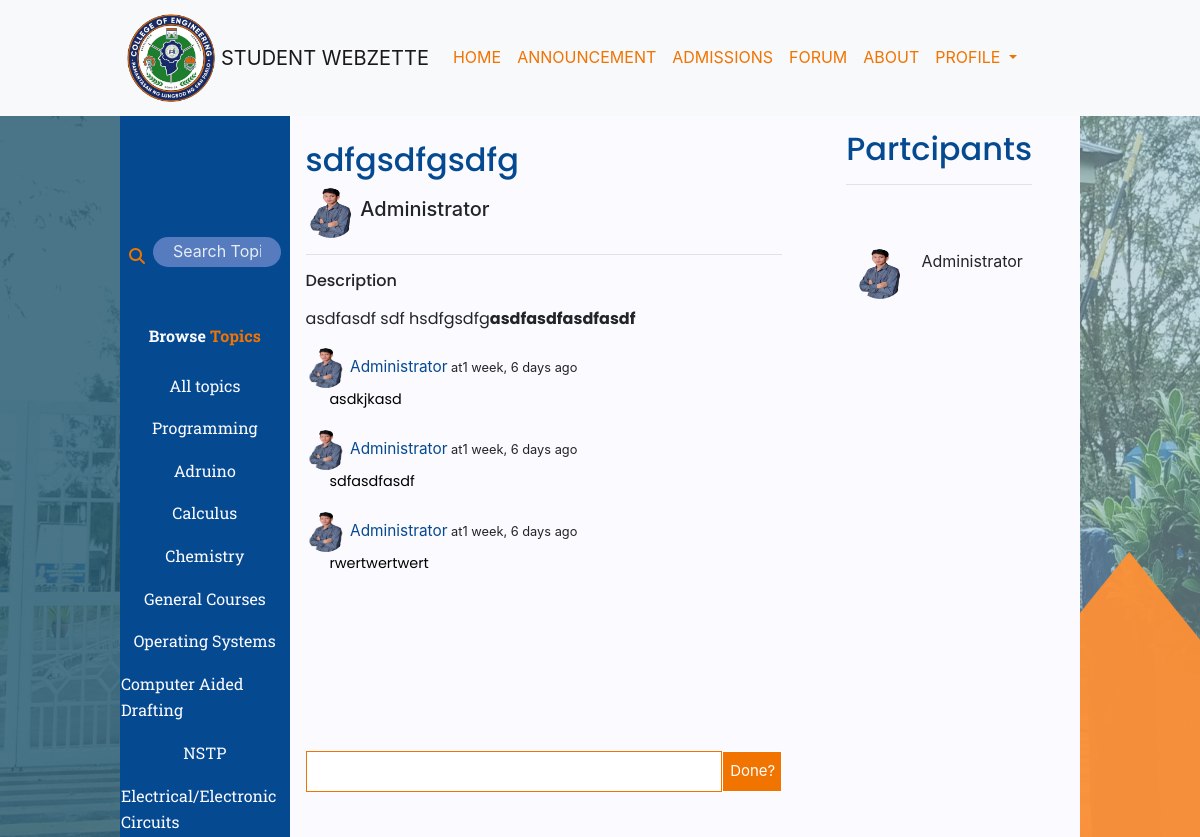
Screenshot of /room/18/ (signed in) with the database file from the repository.
### base/models.py (models this page shows, shortened)
class Topic(models.Model):
    name = models.CharField(max_length=200)

class Room(models.Model):
    host =  models.ForeignKey(User, on_delete = models.SET_NULL, null=True)
    topic = models.ForeignKey(Topic, on_delete = models.SET_NULL, null=True) #this is the syntax we used to connect two different things
    name = models.TextField(max_length=200, null=True)
    description = RichTextField(blank = True, null=True)
    participants = models.ManyToManyField(User, related_name = 'participants', blank=True)
    updated = models.DateTimeField(auto_now = True)  #when did you update this
    created = models.DateTimeField(auto_now_add=True) #when did we create the room
    class Meta:
        ordering = ['-updated', '-created']     #to sort the things out so that the newest is always in the top

class User(AbstractUser):
    name = models.CharField(max_length=200, null = True)
    email = models.EmailField( unique= True, null=True)
    bio = models.TextField(null=True)
    student_number = models.CharField(max_length=10,null=True)
    avatar = models.ImageField(null = True, default="default-dp.jpg", upload_to="user/")
    USERNAME_FIELD = 'email'
    REQUIRED_FIELDS = []
    def __str__(self):
        return str(self.username)

class Message(models.Model):
    user = models.ForeignKey(User, on_delete=models.CASCADE)
    room = models.ForeignKey(Room, on_delete = models.CASCADE)
    body = models.TextField() #leave it alone if you want the user to add some value
    updated = models.DateTimeField(auto_now = True)  #when did you update this
    created = models.DateTimeField(auto_now_add=True) #when did we create the room

### base/views.py (the view, shortened to what this page needs)
# urls.py: path('room/<str:pk>/', views.room, name = "room"), #primary key =>>pk passing in the id in the url
@login_required(login_url = 'login')
def room(request, pk):  # Pk is primary key
    topics = Topic.objects.all()
    room = Room.objects.get(id = pk )
    room_messages = room.message_set.all().order_by('created')
    participants = room.participants.all()
    context = {'room': room, 'room_messages': room_messages, 'participants': participants, 'topics': topics}
    return  render(request, 'base/room.html', context)

### base/templates/base/room.html (shortened to what this page needs)
{% extends 'main.html'%}
{%block content%}
<div class="room-overall-container">
    <div class="room-container">
        <div class="forum-sidebar-left room-left room-first-row">
            <div class="forum-search-box">
                <div class="forum-search-btn">
                    <i class="fa-solid fa-magnifying-glass"></i>
                </div>
                <form method="GET" action="{% url 'forum' %}" autocomplete="off">
                    <input type="text" class="input-search" name="q" placeholder="Search Topics" />
                </form>
            </div>
            <div class="forum-browse">
                <h3>Browse <span class="orange">Topics</span> </h3>
            </div>
            <div class="forum-topic-contents">
                <div class="all-topic">
                    <a href="{% url 'forum' %}">All topics</a>
                </div>
                {% for topic in topics %}
                <div class="forumLinks">
                    <a href="{% url 'forum' %}?q={{topic.name}}">{{topic.name}}</a>
                </div>
                {% endfor %}
            </div>
        </div>
        <div class="discussion-part">
            <div class="discussions">
                <div class="title-fixed">
                    <h1 class="title-room darkblue">{{room.name}}</h1>
                    <div>
                        <img class="dp-big" src="{{room.host.avatar.url}}" alt="">
                        <h5>{{room.host}}</h5>
                    </div>
                    <hr>
                </div>
                <div class="scroll-able">
                    <div class="title description">
                        <h6>Description</h6>
                        <p class="orange description">{{room.description|safe}}</p>
                    </div>
                    <div class="comment-wrapper">
                        {% for message in room_messages %}
                        <div>
                            <img src="{{message.user.avatar.url}}" alt="" width="40px" height="40px"
                                style="border-radius: 50%;">
                            <small><span>{{message.user}}</span> at{{message.created|timesince}} ago</small>
                            <p class="forum-font message-margin">{{message.body}}</p>
                        </div>
                        {%endfor%}
                    </div>
                </div>
                {% if request.user.is_authenticated%}
                <div class="sticky-message">
                    <form method='POST' action="">
                        <div class="comment-form">
                            <input class="yourmessage" type="text" name="body" id=""
                                placeholder="Write your message here..." autocomplete="off">
                            <button class="button-5 btn5" type="submit"><span class="text">Done?</span>
                                <span>Click</span></button>
                        </div>
                    </form>
                </div>
                {% endif %}
            </div>
        </div>
        <div class="room-right">
            <div class="participants-section">
                <div class="title-fixed">
                    <h1 class="title-room darkblue">Partcipants</h1>
                     <hr>
                </div>
                <div class="participants-lists">
                    {% for user in participants %}
                <div>
                    <img class="img" src="{{user.avatar.url}}" alt="" height="50px" width="50px"
                        style="border-radius: 50%;">
                    <p>{{user.username}}</p>
                </div>
                {%endfor%}
                </div>
            </div>
        </div>
    </div>
</div>
{%endblock%}

### static/styles/main.css (style rules this page uses)
html { scroll-behavior: smooth; }
:root { --lm-light-color: #fbfafe; --lm-dark-color: #054a91; --lm-accent-color: #f17300; --ff-body: 'Roboto Slab', serif; --ff-title: 'Roboto Condensed', sans-serif; --ff-subtitle: 'Poppins', sans-serif; --fs-body: 1em; --fs-title: 2em; --fs-subtitle-1: 1.25em; --fs-subtitle-2: 1.1em; --fs-subtitle-3: 1em; --fs-subtitle-4: 0.95em; }
.img { height: 50px; width: 50px; border-radius: 50%; }
* { box-sizing: border-box; line-height: 1.6; padding: 0; margin: 0; }
.main-body { background-image: url('../images/bg-main.png'); background-repeat: no-repeat; background-attachment: fixed; background-size: 100% 100%; }
.orange { color: var(--lm-accent-color); }
.darkblue { color: var(--lm-dark-color); }

### static/styles/forum.css (style rules this page uses)
:root { --lm-light-color: #fbfafe; --lm-dark-color: #054a91; --lm-accent-color: #f17300; --ff-body: 'Roboto Slab', serif; --ff-title: 'Roboto Condensed', sans-serif; --ff-subtitle: 'Poppins', sans-serif; --fs-body: 2em; --fs-title: 3em; --fs-subtitle-1: 1.25em; --fs-subtitle-2: 2em; --fs-subtitle-3: 1.5em; --fs-subtitle-4: 1.1em; --fs-very-small: 0.9em }
* { box-sizing: border-box; margin: 0; padding: 0; }
h3 { letter-spacing: 1px; }
.darkblue { color: var(--lm-dark-color); }
.title { font-family: var(--ff-title); font-size: var(--fs-title); }
.forum-search-box { background-color: var(--lm-darker-color); position: relative; padding: 0.5em; border-radius: 50px; display: flex; justify-content: center; align-items: center; }
.forum-search-box .forum-search-btn { width: 1em; height: 1em; border-radius: 50%; display: block; justify-content: center; align-items: center; color: var(--lm-accent-color); margin-right: 0.5em; cursor: pointer; position: relative; }
.forum-search-box .input-search { outline: none; border: 0; background-color: #5f81c4; opacity: 1; color: white; padding: 15px 20px; width: 100%; height: 1em; border-radius: 50px; opacity: 0.9; }
::placeholder { color: white; }
.orange { color: var(--lm-accent-color); }
.forum-sidebar-left { height: 100%; z-index: 11111; padding-top: 7em; position: sticky; top: 7em; display: flex; flex-direction: column; gap: 3em; align-items: center; background-color: var(--lm-dark-color); border: 1px solid rgba(5, 74, 145, 0.325); }
.forum-browse h3 { font-family: var(--ff-body); font-style: normal; font-size: var(--fs-subtitle1); color: var(--lm-light-color); font-weight: bold; text-align: center; letter-spacing: 0.005em }
.forum-topic-contents { margin-top: -2em; display: flex; flex-direction: column; gap: 1em; align-items: center; justify-content: center; }
.forum-topic-contents div a { color: var(--lm-light-color); font-family: var(--ff-body); font-size: var(--fs-subtitle2); }
.button-5 { position: relative; overflow: hidden; border: 1px solid white; color: white; display: inline-block; font-size: 15px; line-height: 15px; padding: 18px 18px 17px; text-decoration: none; cursor: pointer; background: var(--lm-accent-color); user-select: none; -webkit-user-select: none; touch-action: manipulation; }
.button-5 span:first-child { position: relative; transition: color 600ms cubic-bezier(0.48, 0, 0.12, 1); z-index: 10; }
.button-5:after { content: ""; position: absolute; bottom: -50%; left: 0; width: 100%; height: 100%; background-color: var(--lm-dark-color); transform-origin: bottom center; transition: transform 600ms cubic-bezier(0.48, 0, 0.12, 1); transform: skewY(9.3deg) scaleY(0); z-index: 50; }

### static/styles/forum-navbar.css (style rules this page uses)
html { scroll-behavior: smooth; }
:root { --lm-light-color: #fbfafe; --lm-dark-color: #054a91; --lm-accent-color: #f17300; --ff-body: 'Roboto Slab', serif; --ff-title: 'Roboto Condensed', sans-serif; --ff-subtitle: 'Poppins', sans-serif; --fs-body: 2em; --fs-title: 3em; --fs-subtitle-1: 1.25em; --fs-subtitle-2: 2em; --fs-subtitle-3: 1.5em; --fs-subtitle-4: 1.1em; --fs-very-small: 0.9em }
* { box-sizing: border-box; padding: 0; margin: 0; }
.darkblue { color: var(--lm-dark-color); }
.orange { color: var(--lm-accent-color); }
.title { font-family: var(--ff-title); font-size: var(--fs-title); }

### static/styles/about.css (style rules this page uses)
html { scroll-behavior: smooth; }
:root { --lm-light-color: #fbfafe; --lm-dark-color: #054a91; --lm-accent-color: #f17300; --ff-body: 'Roboto Slab', serif; --ff-title: 'Roboto Condensed', sans-serif; --ff-subtitle: 'Poppins', sans-serif; --fs-body: 2em; --fs-title: 3em; --fs-subtitle-1: 1.25em; --fs-subtitle-2: 2em; --fs-subtitle-3: 1.5em; --fs-subtitle-4: 1.1em; --fs-very-small: 0.9em }
* { box-sizing: border-box; line-height: 1.6; padding: 0; margin: 0; }

### rows the page displays
Topic: name "Programming"
Topic: name "Adruino"
Topic: name "Calculus"
Topic: name "Chemistry"
Topic: name "General Courses"
Topic: name "Operating Systems"
Topic: name "Computer Aided Drafting"
Topic: name "NSTP"
Topic: name "Electrical/Electronic Circuits"
Room: name "sdfgsdfgsdfg", host.avatar (picture), host "Administrator", description "asdfasdf sdf hsdfgsdfg asdfasdfasdfasdf"
Message: user.avatar (picture), user "Administrator", created "1 week, 6 days", body "asdkjkasd"
Message: user.avatar (picture), user "Administrator", created "1 week, 6 days", body "sdfasdfasdf"
Message: user.avatar (picture), user "Administrator", created "1 week, 6 days", body "rwertwertwert"
User: avatar (picture), username "Administrator"
